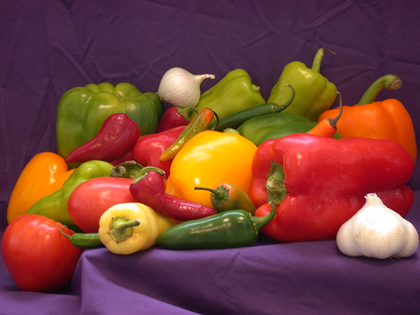
%> input picture FontanaEsame/Implementazioni/Interpolazione/Python/peppers.png, 420 x 315 px, shrunk from 512 x 384 before the run
$ octave interpolazioneLaplace.m   (GNU Octave 9; MATLAB toolbox functions it lacks are replaced by stand-ins)
%> lines starting %> are read from the running program, lines starting %| are printed output that depends on the picture
ref=imread('peppers.png');
%> ref is the input picture: size 315x420x3 uint8; mean R, G, B 120.8, 66.4, 57.6
ref=rgb2gray(ref); %rendo grigia l immagine
%> ref: size 315x420 uint8
ref=double(ref);
%> ref: size 315x420 double
[m,n]=size(ref);
%> m = 315; n = 420

%CREO UNA MASCHERA PER TOGLIERE ALCUNE INFORMAZIONI
P=rand(m,n);
P(P<=0.5)=1;
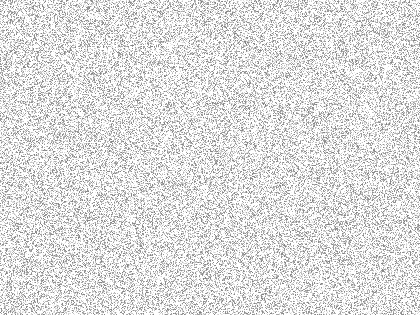
%> P: size 315x420 double; min 0.5, max 1, mean 0.875
P(P~=1)=0; %diverso da 1
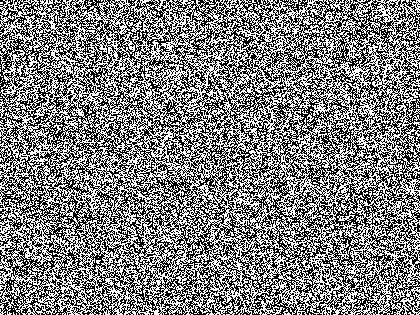
%> P: size 315x420 double; values 0 (black) and 1 (white), 50% white; black in thin lines or dots
Rimossa=ref.*P;
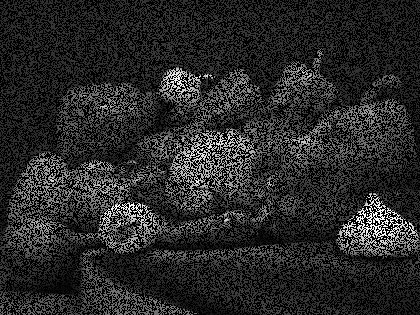
%> Rimossa: size 315x420 double; min 0, max 255, mean 40.9
[i,j]=find(Rimossa==0);
%> i = 66090 values from 1 to 315; j = 66090 values from 1 to 420
indici = [i, j];

for k = 1:length(indici)
    row=indici(k,1);
    col=indici(k,2);
    if row == 1 && col == 1 % angolo in alto a sinistra
        Rimossa(row, col) = (Rimossa(row + 1, col) + Rimossa(row, col + 1)) / 2;
    elseif row == 1 && col == n % angolo in alto a destra
        Rimossa(row, col) = (Rimossa(row + 1, col) + Rimossa(row, col - 1)) / 2;
    elseif row == m && col == 1 % angolo in basso a sinistra
        Rimossa(row, col) = (Rimossa(row - 1, col) + Rimossa(row, col + 1)) / 2;
    elseif row == m && col == n % angolo in basso a destra
        Rimossa(row, col) = (Rimossa(row - 1, col) + Rimossa(row, col - 1)) / 2;
    elseif row == 1 || row == m % prima riga o ultima riga
        Rimossa(row, col) = (Rimossa(row, col - 1) + Rimossa(row, col + 1)) / 2;
    elseif col == 1 || col == n % prima colonna o ultima colonna
        Rimossa(row, col) = (Rimossa(row - 1, col) + Rimossa(row + 1, col)) / 2;
    else % caso generale
        Rimossa(row, col) = (Rimossa(row - 1, col) + Rimossa(row + 1, col) + Rimossa(row, col - 1) + Rimossa(row, col + 1)) / 4;
    end
end
%> this loop made 66090 passes
%> row on passes 1 to 3: 1, 2, 5
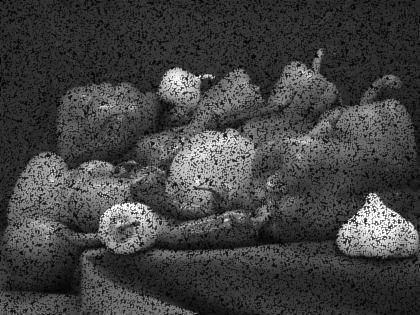
%> Rimossa: size 315x420 double; min 0, max 255, mean 66.4

 figure()
 montage({uint8(ref),uint8(Rimossa)})
 title("Originale e LaplaceFattoBene")


%imshow(uint8(Rimossa))  %ho tolto in maniera sparsa il 25% dei pixel
 Mod=ref; %manteniamo il bordo
 Mod(2:end-1,2:end-1)=Rimossa(2:end-1,2:end-1);
% figure()
% montage({uint8(ref),uint8(Mod)})
% title("Originale e perturbata")

 %uso laplace male
 Recon=zeros(m,n);
 for i=2:m-2
     for j=2:n-2
         Recon(i,j)=(Mod(i-1,j)+Mod(i+1,j)+Mod(i,j-1)+Mod(i,j+1))/4;  %qui sto sostituendo tutti i pixel, non solo quelli mancanti
     end
 end
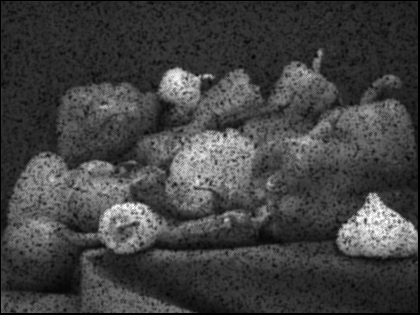
%> Recon: size 315x420 double; min 0, max 255, mean 65.7

 Assembly=zeros(m,n);
 Assembly(1,:)=ref(1,:);
 Assembly(end,:)=ref(end,:);
 Assembly(:,1)=ref(:,1);
 Assembly(:,end)=ref(:,end);
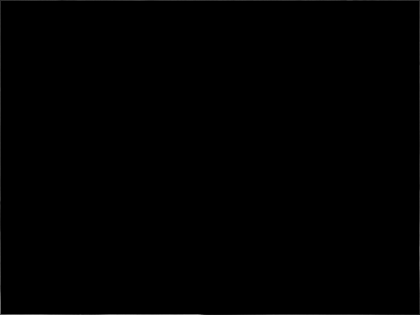
%> Assembly: size 315x420 double; min 0, max 128, mean 0.6
 Assembly(2:end-1,2:end-1)=Recon(2:end-1,2:end-1);
 figure();
 montage({uint8(ref),uint8(Assembly)})
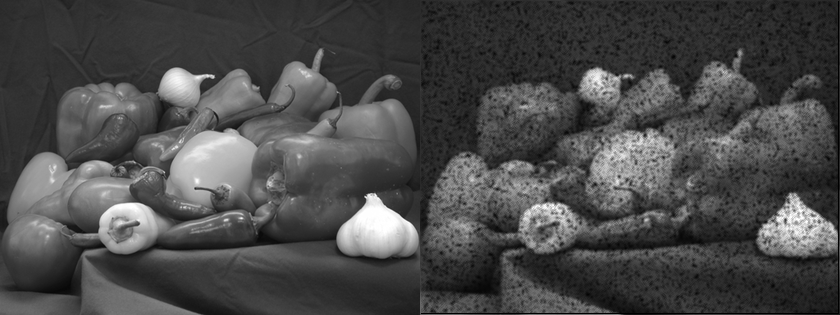
%> displayed picture: size 315x840, on the screen's scale of 0 to 255; min 0, max 255, mean 74
 title("Originale e Assembly")

% [5 lines of commented-out code are left out]
